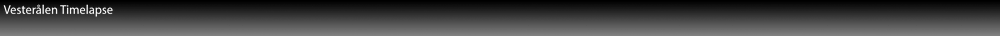
#> input picture overlay/overlay.png, 1000 x 36 px, shrunk from 3840 x 137 before the run
$ python -i add_image_overlay_test.py   (imports and definitions only)
#> lines starting #> are read from the running program, lines starting #| are printed output that depends on the picture
import json
from PIL import Image, ImageDraw, ImageFont
import os
import yaml
from datetime import datetime
import locale

# Set the locale to Norwegian
# [1 line not run here, left out]

# Default configuration
OVERLAY_IMAGE_PATH = os.path.join(os.path.dirname(__file__), '../../overlay/overlay.png')
FONT_PATH = "/usr/share/fonts/truetype/dejavu/DejaVuSans-Bold.ttf"
FONT_SIZE = 50
TEXT_COLOR = (255, 255, 255)  # White text, no alpha channel for JPEG
TIME_FONT_SIZE = 70  # Font size for the time
CONFIG_PATH = os.path.join(os.path.dirname(__file__), '../../config.yaml')
QUALITY = 70
LAST_MEASUREMENT_PATH = os.path.join(os.path.dirname(__file__), '../../temp/last_measurement.json')

def load_light_level(last_measurement_path=LAST_MEASUREMENT_PATH):
    """
    Loads the light level from the last_measurement.json file.

    Parameters:
        last_measurement_path (str): Path to the last_measurement.json file.

    Returns:
        float: The light level rounded to one decimal place.
    """
    if os.path.exists(last_measurement_path):
        with open(last_measurement_path, 'r') as file:
            data = json.load(file)
        return round(data.get("light_level", 0), 1)
    else:
        return None

def load_camera_name(config_path=CONFIG_PATH):
    """
    Loads the camera name from the YAML configuration file.

    Parameters:
        config_path (str): Path to the config.yaml file.

    Returns:
        str: The camera name.
    """
    with open(config_path, 'r') as file:
        config = yaml.safe_load(file)
    return config.get('camera_settings', {}).get('name', "Camera Name")

def overlay_image_with_text(input_image_path, output_image_path=None, text=None, quality=QUALITY, overlay_data=None):
    """
    Overlays an image with an overlay image, adds the camera name, and the full date in Norwegian.

    Parameters:
        input_image_path (str): Path to the base image.
        output_image_path (str, optional): Path to save the output image. If None, the input image will be overwritten.
        text (str): Camera name to add to the image.
        quality (int): Quality of the output image (applicable for JPEG format).
        overlay_data (dict): Additional data to be displayed on the image.
    """
#> called with input_image_path = '../../overlay/overlay.png', quality = 70
    # Load camera name if text is not provided
    if text is None:
        text = load_camera_name()

    # Load the base image
    base_image = Image.open(input_image_path).convert("RGBA")
#> base_image is the input picture: PIL image 1000x36 RGBA; mean R, G, B, A 2.3, 2.3, 2.3, 192.4

    # Load the overlay image
    overlay_image = Image.open(OVERLAY_IMAGE_PATH).convert("RGBA")

    # Create a transparent layer the same size as the base image
    transparent_layer = Image.new("RGBA", base_image.size, (0, 0, 0, 0))
#> transparent_layer: PIL image 1000x36 RGBA; every value is 0

    # Paste the overlay onto the transparent layer
    transparent_layer.paste(overlay_image, (0, 0))

    # Composite the base image with the transparent layer containing the overlay
    combined = Image.alpha_composite(base_image, transparent_layer)
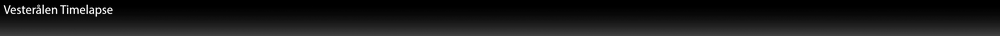
#> combined: PIL image 1000x36 RGBA; mean R, G, B, A 2.3, 2.3, 2.3, 233.6; transparent parts drawn white

    # Add camera name and date text on top of the overlay
    draw = ImageDraw.Draw(combined)
    camerafont = ImageFont.truetype(FONT_PATH, FONT_SIZE)
    datefont = ImageFont.truetype(FONT_PATH, 40)

    # Center the camera name
    text_bbox = draw.textbbox((0, 0), text, font=camerafont)
#> text_bbox = (0, 9, 428, 58)
    text_position = ((base_image.width - text_bbox[2]) // 2, 10)  # 10 pixels from the top edge
#> text_position = (286, 10)
    draw.text(text_position, text, font=camerafont, fill=TEXT_COLOR)

    # Add the full date in Norwegian format just below the camera name
    full_date = datetime.now().strftime("%A, %d. %B %Y %H:%M")
    date_bbox = draw.textbbox((0, 0), full_date, font=datefont)
#> date_bbox = (0, 8, 747, 47)
    date_position = ((base_image.width - date_bbox[2]) // 2, text_position[1] + text_bbox[3] + 10)  # 10 pixels below the camera name
#> date_position = (126, 78)
    draw.text(date_position, full_date, font=datefont, fill=TEXT_COLOR)

    # Draw a rectangle behind the overlay text for better visibility (for debugging)
    overlay_data = {
        "ISO": "100",
        "Shutter": "1/125",
        "Quality": "High",
        "Compression": "Low",
        "Daylight": "True"
    }

    if overlay_data:
        light_level = load_light_level()
#> (reads temp/last_measurement.json from the repository)
        overlay_font = ImageFont.truetype(FONT_PATH, 30)
        overlay_text = f"ISO: {overlay_data.get('ISO', 'N/A')} Shutter: {overlay_data.get('Shutter', 'N/A')} "  \
                    f"Light: {light_level} " \
                    f"Daylight: {overlay_data.get('Daylight', 'N/A')}"


        # Draw a semi-transparent black rectangle behind the text

        # Draw the text
        draw.text((20, 85), overlay_text, font=overlay_font, fill=TEXT_COLOR)


    # Convert the final image to RGB mode (JPEG doesn't support alpha channel)
    final_image = combined.convert("RGB")
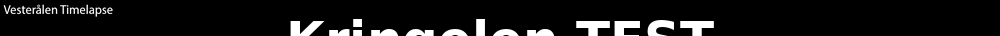
#> final_image: PIL image 1000x36 RGB; min 0, max 255, mean 20.3

    # Save the result as a JPEG with the specified quality
    if output_image_path is None:
        output_image_path = input_image_path

    final_image.save(output_image_path, "JPEG", quality=quality, optimize=True)
    print(f"Image saved to {output_image_path}")

def test_overlay_image(input_image_path, output_image_path):
    """
    Test function to apply overlay and save to a specified output image.

    Parameters:
        input_image_path (str): Path to the base image.
        output_image_path (str): Path to save the output image.
    """
    overlay_image_with_text(input_image_path, output_image_path)

# Example usage in a script
# [13 lines not run here, left out]

>>> result = overlay_image_with_text('../../overlay/overlay.png')
